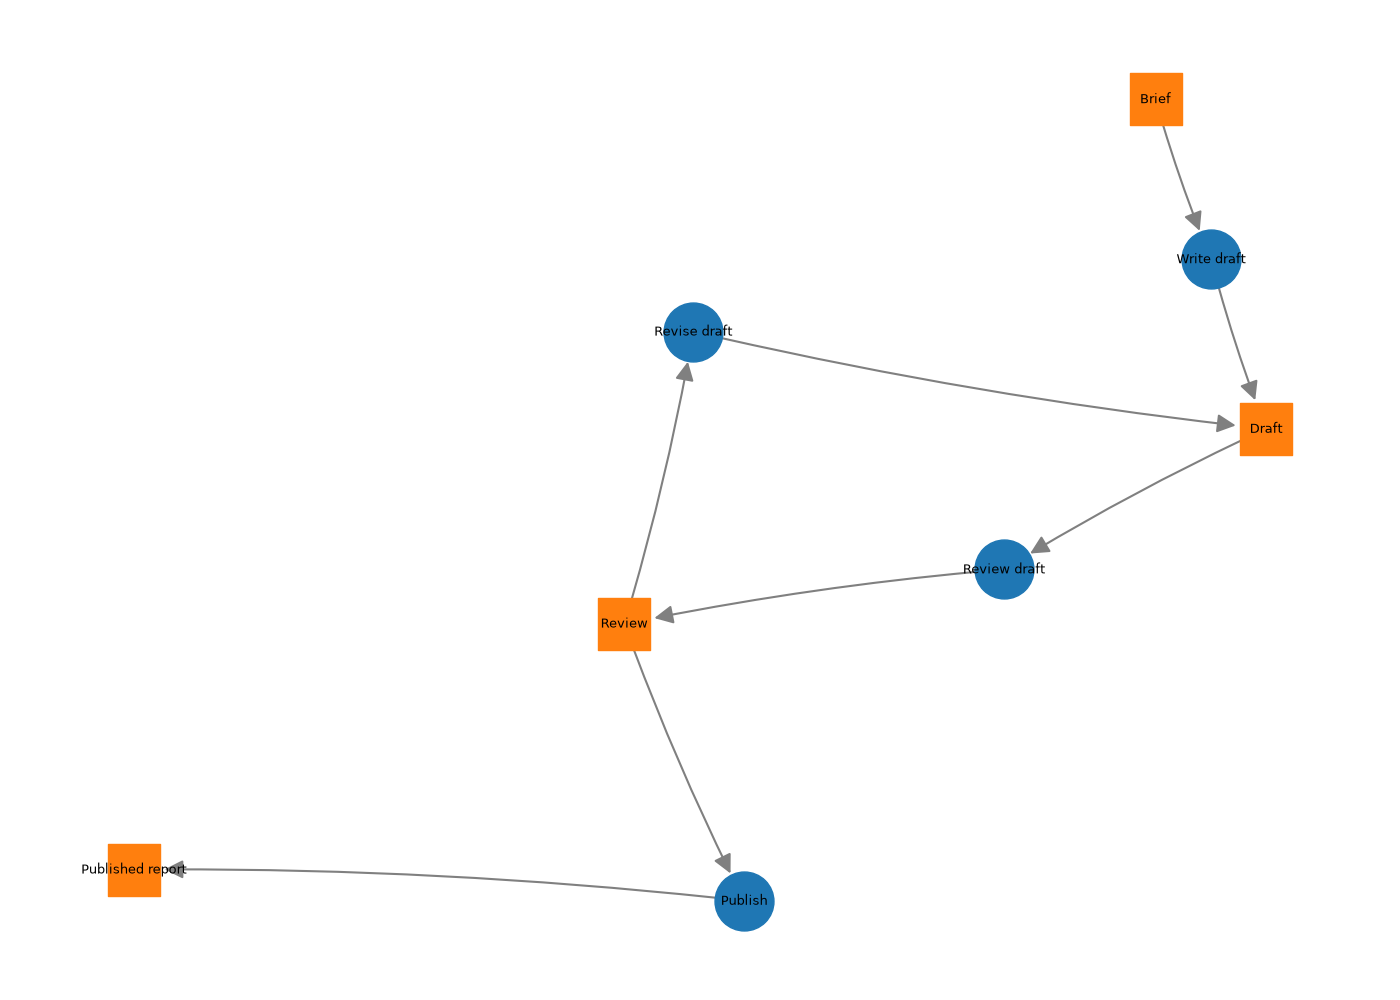

Python code for this plot:
"""Define a workflow with a revise-review cycle before publication."""

from artifactflow import Artifact, Tool, Workflow


brief = Artifact("Brief")
draft = Artifact("Draft")
review = Artifact("Review")
published = Artifact("Published report")

write = Tool("Write draft", inputs=[brief], outputs=[draft])
review_draft = Tool("Review draft", inputs=[draft], outputs=[review])
revise = Tool("Revise draft", inputs=[review], outputs=[draft])
publish = Tool("Publish", inputs=[review], outputs=[published])

workflow = Workflow()
for tool in (write, review_draft, revise, publish):
    workflow.add_tool(tool)
workflow.starting_artifacts = ["Brief"]
workflow.target_artifacts = ["Published report"]


if __name__ == "__main__":
    from pathlib import Path

    figure_path = Path(__file__).with_name("workflow.png")
    workflow.savefig(figure_path)
    print("Saved workflow figure:", figure_path)
